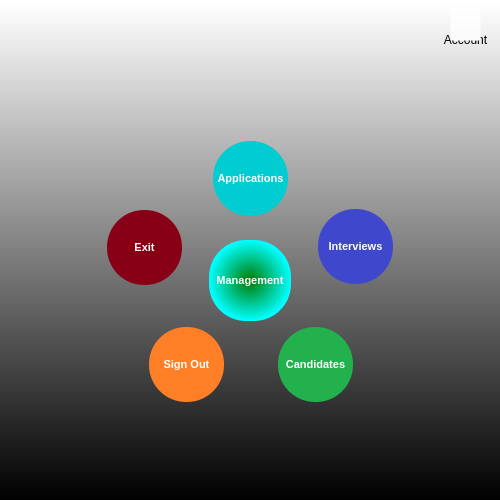
<?xml version="1.0" encoding="UTF-8"?>
<ui version="4.0">
 <class>FormUserMenu</class>
 <widget class="QWidget" name="FormUserMenu">
  <property name="geometry">
   <rect>
    <x>0</x>
    <y>0</y>
    <width>500</width>
    <height>500</height>
   </rect>
  </property>
  <property name="minimumSize">
   <size>
    <width>500</width>
    <height>500</height>
   </size>
  </property>
  <property name="maximumSize">
   <size>
    <width>500</width>
    <height>500</height>
   </size>
  </property>
  <property name="windowTitle">
   <string>MENU</string>
  </property>
  <property name="windowIcon">
   <iconset>
    <normaloff>pictures/werhere_icon.png</normaloff>pictures/werhere_icon.png</iconset>
  </property>
  <property name="styleSheet">
   <string notr="true">background-color: qlineargradient(spread:pad, x1:0.499773, y1:1, x2:0.5, y2:0.00568182, stop:0 rgba(0, 0, 0, 255), stop:1 rgba(255, 255, 255, 255));</string>
  </property>
  <widget class="QLabel" name="labelLogo">
   <property name="geometry">
    <rect>
     <x>120</x>
     <y>20</y>
     <width>261</width>
     <height>101</height>
    </rect>
   </property>
   <property name="font">
    <font>
     <family>Arial</family>
     <pointsize>8</pointsize>
     <bold>true</bold>
    </font>
   </property>
   <property name="styleSheet">
    <string notr="true">background-color: rgba(0, 0, 0,0%);</string>
   </property>
   <property name="text">
    <string/>
   </property>
   <property name="pixmap">
    <pixmap>pictures/werhere_logo.ico</pixmap>
   </property>
  </widget>
  <widget class="QLabel" name="labelPicMenu">
   <property name="geometry">
    <rect>
     <x>80</x>
     <y>116</y>
     <width>341</width>
     <height>311</height>
    </rect>
   </property>
   <property name="font">
    <font>
     <family>Arial</family>
     <pointsize>8</pointsize>
     <bold>true</bold>
    </font>
   </property>
   <property name="styleSheet">
    <string notr="true">background-color: rgba(0, 0, 0,0%);</string>
   </property>
   <property name="text">
    <string/>
   </property>
   <property name="pixmap">
    <pixmap>pictures/user_loop.png</pixmap>
   </property>
   <property name="scaledContents">
    <bool>true</bool>
   </property>
  </widget>
  <widget class="QPushButton" name="pushButtonApplications">
   <property name="geometry">
    <rect>
     <x>213</x>
     <y>141</y>
     <width>75</width>
     <height>75</height>
    </rect>
   </property>
   <property name="minimumSize">
    <size>
     <width>75</width>
     <height>75</height>
    </size>
   </property>
   <property name="maximumSize">
    <size>
     <width>75</width>
     <height>75</height>
    </size>
   </property>
   <property name="font">
    <font>
     <family>Arial</family>
     <pointsize>8</pointsize>
     <bold>true</bold>
    </font>
   </property>
   <property name="styleSheet">
    <string notr="true">QPushButton{
	border-radius : 37px;
	
	background-color: rgb(0, 204, 209);
	color: rgb(255, 255, 255);
}
QPushButton:hover{
	background-color: rgb(0, 251, 255);
}
</string>
   </property>
   <property name="text">
    <string>Applications</string>
   </property>
  </widget>
  <widget class="QPushButton" name="pushButtonInterviews">
   <property name="geometry">
    <rect>
     <x>318</x>
     <y>209</y>
     <width>75</width>
     <height>75</height>
    </rect>
   </property>
   <property name="minimumSize">
    <size>
     <width>75</width>
     <height>75</height>
    </size>
   </property>
   <property name="maximumSize">
    <size>
     <width>75</width>
     <height>75</height>
    </size>
   </property>
   <property name="font">
    <font>
     <family>Arial</family>
     <pointsize>8</pointsize>
     <bold>true</bold>
    </font>
   </property>
   <property name="styleSheet">
    <string notr="true">QPushButton{
	border-radius : 37px;
	background-color: rgb(63, 72, 204);
	color: rgb(255, 255, 255);
}
QPushButton:hover{
	
	background-color: rgb(0, 196, 255);
}
</string>
   </property>
   <property name="text">
    <string>Interviews</string>
   </property>
  </widget>
  <widget class="QPushButton" name="pushButtonCandidatesMeeting">
   <property name="geometry">
    <rect>
     <x>278</x>
     <y>327</y>
     <width>75</width>
     <height>75</height>
    </rect>
   </property>
   <property name="minimumSize">
    <size>
     <width>75</width>
     <height>75</height>
    </size>
   </property>
   <property name="maximumSize">
    <size>
     <width>75</width>
     <height>75</height>
    </size>
   </property>
   <property name="font">
    <font>
     <family>Arial</family>
     <pointsize>8</pointsize>
     <bold>true</bold>
    </font>
   </property>
   <property name="styleSheet">
    <string notr="true">QPushButton{
	border-radius : 37px;
	background-color: rgb(34, 177, 76);
	color: rgb(255, 255, 255);
}
QPushButton:hover{	
	background-color: rgb(22, 225, 22);
}
</string>
   </property>
   <property name="text">
    <string>Candidates</string>
   </property>
  </widget>
  <widget class="QPushButton" name="pushButtonSignOut">
   <property name="geometry">
    <rect>
     <x>149</x>
     <y>327</y>
     <width>75</width>
     <height>75</height>
    </rect>
   </property>
   <property name="minimumSize">
    <size>
     <width>75</width>
     <height>75</height>
    </size>
   </property>
   <property name="maximumSize">
    <size>
     <width>75</width>
     <height>75</height>
    </size>
   </property>
   <property name="font">
    <font>
     <family>Arial</family>
     <pointsize>8</pointsize>
     <bold>true</bold>
    </font>
   </property>
   <property name="styleSheet">
    <string notr="true">QPushButton{
	border-radius : 37px;
	background-color: rgb(255, 127, 39);
	color: rgb(255, 255, 255);
}
QPushButton:hover{
	
	background-color: rgb(255, 190, 39);
}
</string>
   </property>
   <property name="text">
    <string>Sign Out</string>
   </property>
  </widget>
  <widget class="QPushButton" name="pushButtonExit">
   <property name="geometry">
    <rect>
     <x>107</x>
     <y>210</y>
     <width>75</width>
     <height>75</height>
    </rect>
   </property>
   <property name="minimumSize">
    <size>
     <width>75</width>
     <height>75</height>
    </size>
   </property>
   <property name="maximumSize">
    <size>
     <width>75</width>
     <height>75</height>
    </size>
   </property>
   <property name="font">
    <font>
     <family>Arial</family>
     <pointsize>8</pointsize>
     <bold>true</bold>
    </font>
   </property>
   <property name="styleSheet">
    <string notr="true">QPushButton{
	border-radius : 37px;
	background-color: rgb(136, 0, 21);
	color: rgb(255, 255, 255);
}
QPushButton:hover{
	background-color: rgb(215, 0, 55);
}
</string>
   </property>
   <property name="text">
    <string>Exit</string>
   </property>
  </widget>
  <widget class="QLabel" name="labelUsers">
   <property name="geometry">
    <rect>
     <x>200</x>
     <y>231</y>
     <width>100</width>
     <height>100</height>
    </rect>
   </property>
   <property name="minimumSize">
    <size>
     <width>100</width>
     <height>100</height>
    </size>
   </property>
   <property name="maximumSize">
    <size>
     <width>100</width>
     <height>100</height>
    </size>
   </property>
   <property name="font">
    <font>
     <family>Arial</family>
     <pointsize>8</pointsize>
     <bold>true</bold>
    </font>
   </property>
   <property name="styleSheet">
    <string notr="true">background-color: rgba(0, 0, 0,0%);</string>
   </property>
   <property name="text">
    <string/>
   </property>
   <property name="pixmap">
    <pixmap>pictures/user_icon.png</pixmap>
   </property>
   <property name="scaledContents">
    <bool>true</bool>
   </property>
  </widget>
  <widget class="QFrame" name="frameCurrentUser">
   <property name="geometry">
    <rect>
     <x>430</x>
     <y>0</y>
     <width>71</width>
     <height>51</height>
    </rect>
   </property>
   <property name="styleSheet">
    <string notr="true">background-color: rgba(0, 0, 0, 0);</string>
   </property>
   <property name="frameShape">
    <enum>QFrame::StyledPanel</enum>
   </property>
   <property name="frameShadow">
    <enum>QFrame::Raised</enum>
   </property>
   <widget class="QLabel" name="labelCurrentUserPic">
    <property name="geometry">
     <rect>
      <x>20</x>
      <y>0</y>
      <width>31</width>
      <height>31</height>
     </rect>
    </property>
    <property name="layoutDirection">
     <enum>Qt::LeftToRight</enum>
    </property>
    <property name="pixmap">
     <pixmap>pictures/werhere_icon.png</pixmap>
    </property>
   </widget>
   <widget class="QLabel" name="labelCurrentUser">
    <property name="geometry">
     <rect>
      <x>10</x>
      <y>30</y>
      <width>51</width>
      <height>20</height>
     </rect>
    </property>
    <property name="text">
     <string>Account</string>
    </property>
    <property name="alignment">
     <set>Qt::AlignCenter</set>
    </property>
   </widget>
   <widget class="QToolButton" name="toolButtonAccount">
    <property name="geometry">
     <rect>
      <x>20</x>
      <y>0</y>
      <width>31</width>
      <height>41</height>
     </rect>
    </property>
    <property name="styleSheet">
     <string notr="true">background-color: rgba(255, 255, 255, 0);
background-image:/src_/werhere_icon.png;</string>
    </property>
    <property name="text">
     <string/>
    </property>
    <property name="toolButtonStyle">
     <enum>Qt::ToolButtonFollowStyle</enum>
    </property>
   </widget>
  </widget>
  <widget class="QPushButton" name="pushButtonManagement">
   <property name="geometry">
    <rect>
     <x>209</x>
     <y>240</y>
     <width>82</width>
     <height>81</height>
    </rect>
   </property>
   <property name="minimumSize">
    <size>
     <width>82</width>
     <height>81</height>
    </size>
   </property>
   <property name="maximumSize">
    <size>
     <width>81</width>
     <height>81</height>
    </size>
   </property>
   <property name="font">
    <font>
     <family>Arial</family>
     <pointsize>8</pointsize>
     <bold>true</bold>
    </font>
   </property>
   <property name="styleSheet">
    <string notr="true">QPushButton{
	border-radius : 37px;
	background-color: qradialgradient(spread:pad, cx:0.5, cy:0.5, radius:0.5, fx:0.5, fy:0.5, stop:0 rgba(0, 123, 0, 255), stop:1 rgba(0, 255, 255, 255));
	color: rgb(255, 255, 255);
}
QPushButton:hover{
	
	background-color: rgb(0, 170, 28);
}
</string>
   </property>
   <property name="text">
    <string>Management</string>
   </property>
  </widget>
  <zorder>labelPicMenu</zorder>
  <zorder>labelUsers</zorder>
  <zorder>pushButtonManagement</zorder>
  <zorder>labelLogo</zorder>
  <zorder>pushButtonApplications</zorder>
  <zorder>pushButtonInterviews</zorder>
  <zorder>pushButtonCandidatesMeeting</zorder>
  <zorder>pushButtonSignOut</zorder>
  <zorder>pushButtonExit</zorder>
  <zorder>frameCurrentUser</zorder>
 </widget>
 <tabstops>
  <tabstop>pushButtonCandidatesMeeting</tabstop>
  <tabstop>pushButtonSignOut</tabstop>
  <tabstop>pushButtonExit</tabstop>
  <tabstop>pushButtonApplications</tabstop>
  <tabstop>pushButtonInterviews</tabstop>
 </tabstops>
 <resources/>
 <connections/>
</ui>
